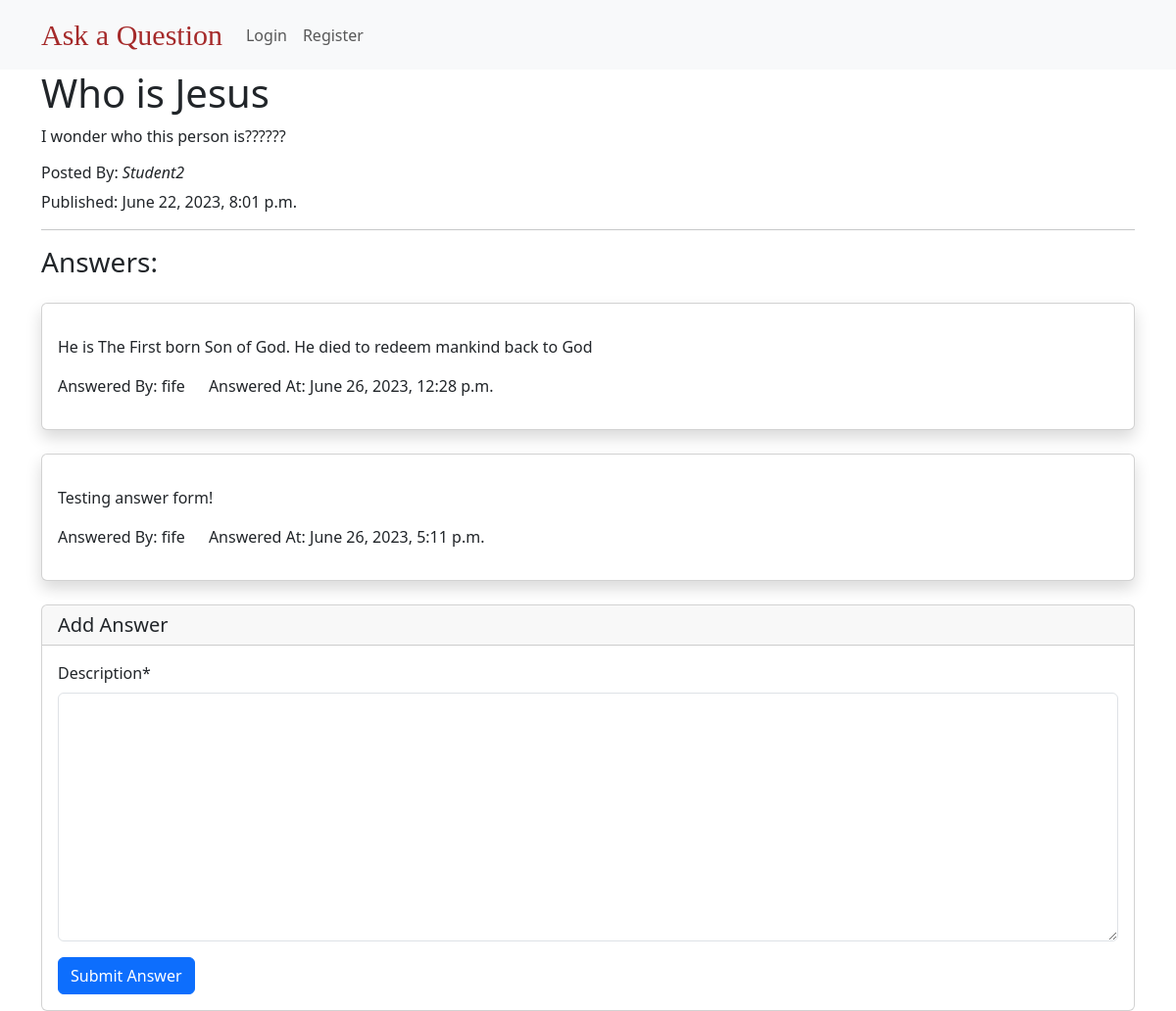
The page /question/who-is-jesus/ on the database as committed earlier.
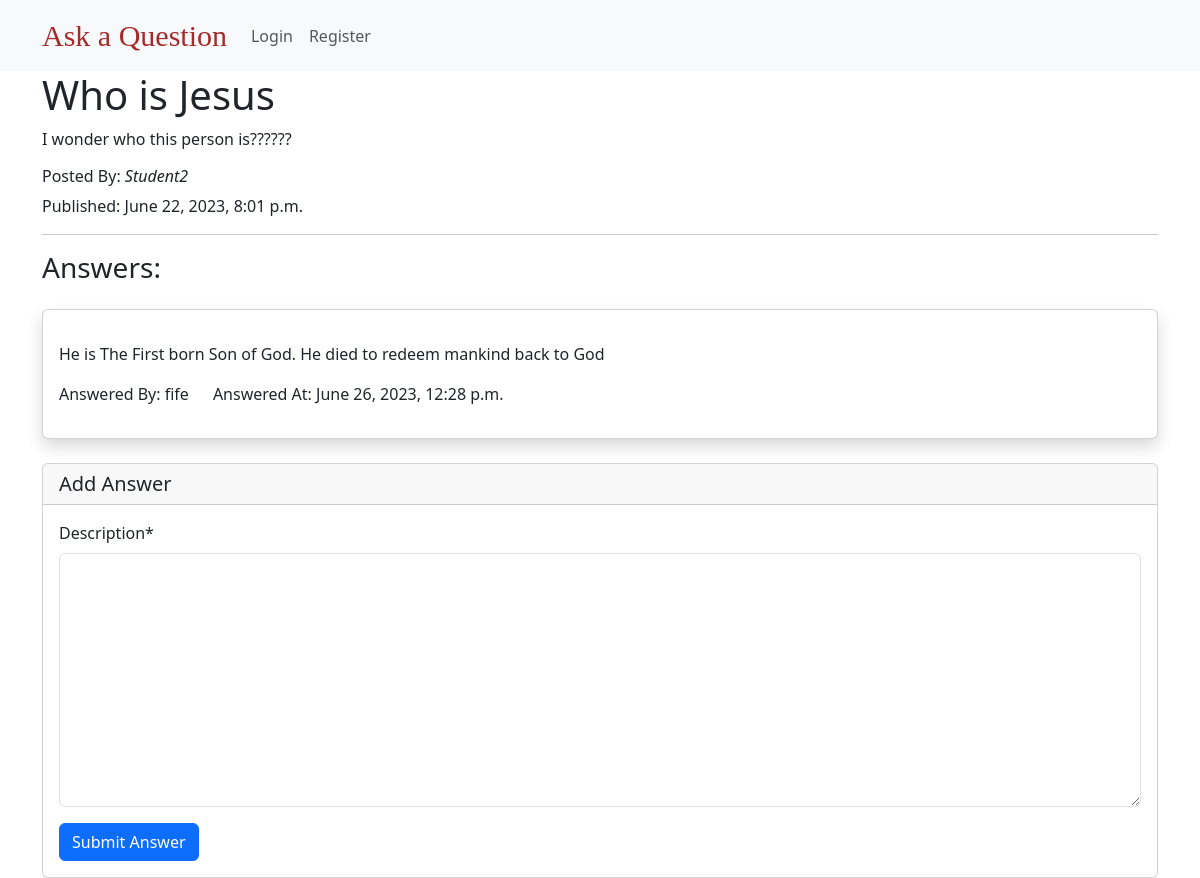
The same page on the database as committed later.
### questions/models.py (models this page shows, shortened)
class Answer(models.Model):
    created_at = models.DateTimeField(auto_now_add=True)
    description = models.TextField()
    question = models.ForeignKey(Question, on_delete=models.CASCADE,
                                 related_name="answers")
    author = models.ForeignKey(settings.AUTH_USER_MODEL,
                               on_delete=models.CASCADE)

### users/models.py (models this page shows)
class CustomUser(AbstractUser):
    pass

### questions/views.py (the view)
# urls.py: path('question/<slug:slug>/', question_details, name='qdetails'),
def question_details(request, slug):
    question = get_object_or_404(Question, slug=slug)
    answer_list = Answer.objects.filter(question=question)
    if request.method == "POST":
        form = AnswerForm(request.POST)
        if form.is_valid():
            answer = form.save(commit=False)
            answer.question = question
            answer.author = request.user
            answer = form.save()
            return redirect('qdetails', slug=question.slug)
    else:
        form = AnswerForm()
    return render(request, 'QDetails.html', {'question': question, 'answer_list': answer_list, 'form': form})

### questions/forms.py
class AnswerForm(forms.ModelForm):
    class Meta:
        model = Answer
        fields = ['description']

### templates/QDetails.html (shortened to what this page needs)
{% extends 'base.html' %}
{% load crispy_forms_tags%}
{% block body %}
    <div class="container">
        <h1>{{ question.title }}</h1>
        <p>{{ question.body }}</p>
        <h6>Posted By: <i>{{ question.author }} </i></h6>
        <p>Published: {{ question.created_at  }}</p>
        <hr>
    </div>
    <div class="container">
        <h3 class="mt-3">Answers:</h3>
        {% for answers in answer_list %}
            <div class="card mt-4 py-3 shadow">
                <div class="card-body">
                    <p class="card-text">{{answers.description}}</p>
                    <div class="row">
                        <div class="col col-md-auto">
                            Answered By: {{ answers.author.username }}
                        </div>
                        <div class="col col-md-auto">
                            Answered At: {{ answers.created_at}}
                        </div>
                    </div>
                </div>
            </div>
        {% endfor %}
    </div>
    <div class="container">
        <div class="card mt-4">
            <form method="post" novalidate>
                <h5 class="card-header">Add Answer</h5>
                <div class="card-body">
                    {{ form|crispy }}
                    <input type="submit" value="Submit Answer" class="btn btn-primary">
                </div>
            </form>
        </div>
    </div>
{% endblock  %}

Rows that differ between the two databases and show on the page:
removed Answer: description "Testing answer form!", author.username "fife", created_at "June 26, 2023, 5:11 p.m."
